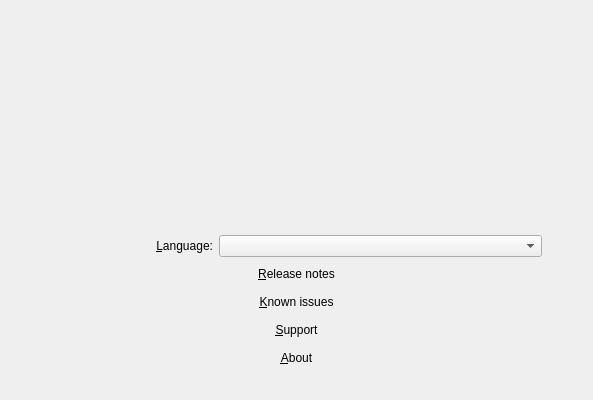
<?xml version="1.0" encoding="UTF-8"?>
<ui version="4.0">
 <class>WelcomePage</class>
 <widget class="QWidget" name="WelcomePage">
  <property name="geometry">
   <rect>
    <x>0</x>
    <y>0</y>
    <width>593</width>
    <height>400</height>
   </rect>
  </property>
  <property name="windowTitle">
   <string>Form</string>
  </property>
  <layout class="QHBoxLayout" name="horizontalLayout">
   <item>
    <layout class="QVBoxLayout" name="verticalLayout" stretch="0,0,0,0,0,0,0">
     <item>
      <spacer name="verticalSpacer">
       <property name="orientation">
        <enum>Qt::Vertical</enum>
       </property>
       <property name="sizeType">
        <enum>QSizePolicy::Fixed</enum>
       </property>
       <property name="sizeHint" stdset="0">
        <size>
         <width>20</width>
         <height>40</height>
        </size>
       </property>
      </spacer>
     </item>
     <item>
      <widget class="QLabel" name="mainText">
       <property name="sizePolicy">
        <sizepolicy hsizetype="Expanding" vsizetype="Preferred">
         <horstretch>3</horstretch>
         <verstretch>0</verstretch>
        </sizepolicy>
       </property>
       <property name="text">
        <string notr="true">&lt;Calamares welcome text&gt;</string>
       </property>
      </widget>
     </item>
     <item>
      <spacer name="verticalSpacer_3">
       <property name="orientation">
        <enum>Qt::Vertical</enum>
       </property>
       <property name="sizeType">
        <enum>QSizePolicy::Fixed</enum>
       </property>
       <property name="sizeHint" stdset="0">
        <size>
         <width>20</width>
         <height>20</height>
        </size>
       </property>
      </spacer>
     </item>
     <item>
      <spacer name="verticalSpacer_2">
       <property name="orientation">
        <enum>Qt::Vertical</enum>
       </property>
       <property name="sizeHint" stdset="0">
        <size>
         <width>20</width>
         <height>20</height>
        </size>
       </property>
      </spacer>
     </item>
     <item>
      <layout class="QHBoxLayout" name="horizontalLayout_3">
       <item>
        <spacer name="horizontalSpacer_3">
         <property name="orientation">
          <enum>Qt::Horizontal</enum>
         </property>
         <property name="sizeType">
          <enum>QSizePolicy::Maximum</enum>
         </property>
         <property name="sizeHint" stdset="0">
          <size>
           <width>40</width>
           <height>20</height>
          </size>
         </property>
        </spacer>
       </item>
       <item>
        <widget class="QLabel" name="label">
         <property name="sizePolicy">
          <sizepolicy hsizetype="Preferred" vsizetype="Preferred">
           <horstretch>1</horstretch>
           <verstretch>0</verstretch>
          </sizepolicy>
         </property>
         <property name="text">
          <string>&amp;Language:</string>
         </property>
         <property name="alignment">
          <set>Qt::AlignRight|Qt::AlignTrailing|Qt::AlignVCenter</set>
         </property>
         <property name="buddy">
          <cstring>languageWidget</cstring>
         </property>
        </widget>
       </item>
       <item>
        <widget class="QComboBox" name="languageWidget">
         <property name="sizePolicy">
          <sizepolicy hsizetype="Preferred" vsizetype="Fixed">
           <horstretch>2</horstretch>
           <verstretch>0</verstretch>
          </sizepolicy>
         </property>
        </widget>
       </item>
       <item>
        <spacer name="horizontalSpacer_4">
         <property name="orientation">
          <enum>Qt::Horizontal</enum>
         </property>
         <property name="sizeType">
          <enum>QSizePolicy::Maximum</enum>
         </property>
         <property name="sizeHint" stdset="0">
          <size>
           <width>40</width>
           <height>20</height>
          </size>
         </property>
        </spacer>
       </item>
      </layout>
     </item>
     <item>
      <layout class="QHBoxLayout" name="horizontalLayout_2">
       <item>
        <spacer name="horizontalSpacer">
         <property name="orientation">
          <enum>Qt::Horizontal</enum>
         </property>
         <property name="sizeHint" stdset="0">
          <size>
           <width>40</width>
           <height>20</height>
          </size>
         </property>
        </spacer>
       </item>
       <item>
        <layout class="QVBoxLayout" name="verticalLayout_2">
         <item>
          <widget class="QPushButton" name="releaseNotesButton">
           <property name="text">
            <string>&amp;Release notes</string>
           </property>
           <property name="flat">
            <bool>true</bool>
           </property>
          </widget>
         </item>
         <item>
          <widget class="QPushButton" name="knownIssuesButton">
           <property name="text">
            <string>&amp;Known issues</string>
           </property>
           <property name="flat">
            <bool>true</bool>
           </property>
          </widget>
         </item>
         <item>
          <widget class="QPushButton" name="supportButton">
           <property name="text">
            <string>&amp;Support</string>
           </property>
           <property name="flat">
            <bool>true</bool>
           </property>
          </widget>
         </item>
         <item>
          <widget class="QPushButton" name="aboutButton">
           <property name="text">
            <string>&amp;About</string>
           </property>
           <property name="flat">
            <bool>true</bool>
           </property>
          </widget>
         </item>
        </layout>
       </item>
       <item>
        <spacer name="horizontalSpacer_2">
         <property name="orientation">
          <enum>Qt::Horizontal</enum>
         </property>
         <property name="sizeHint" stdset="0">
          <size>
           <width>40</width>
           <height>20</height>
          </size>
         </property>
        </spacer>
       </item>
      </layout>
     </item>
     <item>
      <spacer name="verticalSpacer_4">
       <property name="orientation">
        <enum>Qt::Vertical</enum>
       </property>
       <property name="sizeType">
        <enum>QSizePolicy::Fixed</enum>
       </property>
       <property name="sizeHint" stdset="0">
        <size>
         <width>20</width>
         <height>20</height>
        </size>
       </property>
      </spacer>
     </item>
    </layout>
   </item>
  </layout>
 </widget>
 <resources/>
 <connections/>
</ui>
